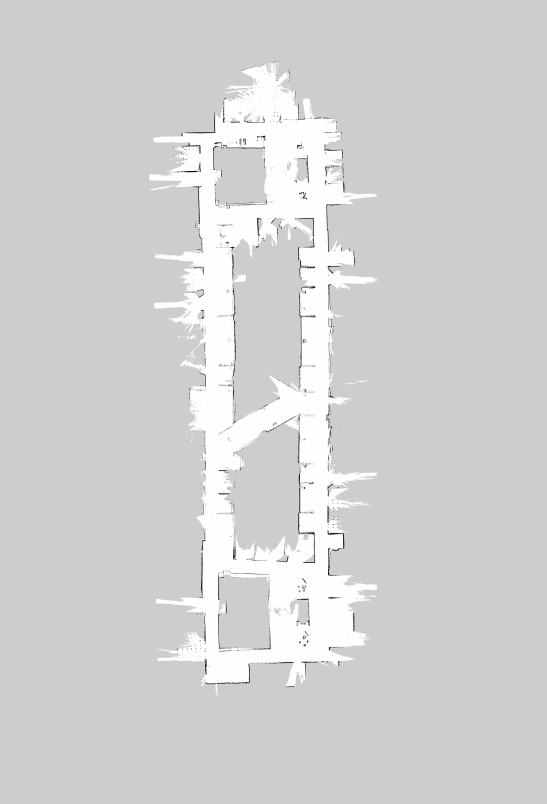
#> input picture Mappen_zijdes/map_new_new_edited.png, 1639 x 2411 px (shown at 1/3 size)
$ python getCoord.py
#> lines starting #> are read from the running program, lines starting #| are printed output that depends on the picture; after the words box and inside, x2 and y2 are one past the last pixel; in counts of white or black regions, pixels touching at a corner belong together
import cv2
import numpy as np
# from win32api import GetSystemMetrics
from tkinter import *
from tkinter.ttk import *

class MouseData:
    def __init__(self):
        self.matrix = None
        self.cell_size = 0
        self.img = None
        self.orig_Img = None
        self.counter = 0
        self.checkpoint_counter = -5
        self.before = None

class GridData:
    def __init__(self):
        self.begin_X = 0
        self.begin_Y = 0
        self.start = 0
        self.end = 0

class StoreData:
    def __init__(self):
        self.G_Data = GridData()
        self.M_Data = MouseData()

def GetPosition(location_map):
    img = cv2.imread(location_map)
    if img is None:
        print("No image to search")
        return None

    hsv_img = cv2.cvtColor(img, cv2.COLOR_BGR2HSV)

    blue = (255, 0, 0)
    blue = cv2.cvtColor(np.uint8([[blue]]), cv2.COLOR_BGR2HSV)[0][0]

    mask = cv2.inRange(hsv_img, blue, blue)

    contours, _ = cv2.findContours(mask, cv2.RETR_EXTERNAL, cv2.CHAIN_APPROX_SIMPLE)

    if contours:
        largest_contour = max(contours, key=cv2.contourArea)

        M = cv2.moments(largest_contour)
        centroid_x = int(M["m10"] / M["m00"])
        centroid_y = int(M["m01"] / M["m00"])

    return centroid_x, centroid_y


def readTxt(filename):
    # Read the contents of the text file
    with open(filename, "r") as file:
        data = file.read()

    # Split the data into separate arrays
    lines = data.split("\n")
    array1 = lines[0].split(",")
    array2 = lines[1].split(",")
    array3 = lines[2].split(",")

    return array1, array2, array3

def setData(img, begin, end, orig_Img):
    longest_dim = max(img.shape[1], img.shape[0])
    cell_size = int(np.ceil(longest_dim / 300))

    u_Data = StoreData()
    u_Data.G_Data.begin_X = begin[0]
    u_Data.G_Data.begin_Y = begin[1]
    u_Data.G_Data.start = begin
    u_Data.G_Data.end = end

    roi = (begin[0], begin[1], end[0] - begin[0], end[1] - begin[1])
    roiImage = img[roi[1]:roi[1]+roi[3], roi[0]:roi[0]+roi[2]]

    width = int(np.ceil(roiImage.shape[1] / cell_size))
    height = int(np.ceil(roiImage.shape[0] / cell_size))

    matrix = [[0] * width for _ in range(height)]

    u_Data.M_Data.matrix = matrix
    u_Data.M_Data.cell_size = cell_size
    u_Data.M_Data.img = img
    u_Data.M_Data.orig_Img = orig_Img

    return matrix, u_Data

def getRoi(img):
    hsv_img = cv2.cvtColor(img, cv2.COLOR_BGR2HSV)

    # Define the lower and upper bounds of the black color range
    lower = np.array([0, 0, 0])
    upper = np.array([180, 255, 30])

    # Create a mask to filter out non-black pixels
    mask = cv2.inRange(hsv_img, lower, upper)

    # Apply the mask to the original image
    maskImg = cv2.bitwise_and(img, img, mask=mask)

    # Find the coordinates of black pixels
    coords = []
    for y in range(mask.shape[0]):
        for x in range(mask.shape[1]):
            if mask[y, x] == 255:
                coords.append((x, y))

    # Find the highest, lowest, leftmost, and rightmost points
    highestPoint = coords[0]
    lowestPoint = coords[0]
    leftmostPoint = coords[0]
    rightmostPoint = coords[0]

    for coord in coords:
        if coord[1] < highestPoint[1]:
            highestPoint = coord
        if coord[1] > lowestPoint[1]:
            lowestPoint = coord
        if coord[0] < leftmostPoint[0]:
            leftmostPoint = coord
        if coord[0] > rightmostPoint[0]:
            rightmostPoint = coord

    startPoint = (leftmostPoint[0], highestPoint[1])  # Starting coordinate of the grid
    endPoint = (rightmostPoint[0], lowestPoint[1])  # Ending coordinate of the grid

    return maskImg, startPoint, endPoint

def makeGridCoords(pixel_x, pixel_y, data, matrix):
    if data.M_Data.before is not None:
        before = data.M_Data.before
        matrix[before[0]][before[1]] = 0

    # Use pixel coordinates as grid cell coordinates
    grid_cell_coordinates = (
        pixel_x // data.M_Data.cell_size,  # Column index
        pixel_y // data.M_Data.cell_size   # Row index
    )

    data.M_Data.before = grid_cell_coordinates

    matrix[grid_cell_coordinates[0]][grid_cell_coordinates[1]] = 1000


    return grid_cell_coordinates

def loadArray(arr1, arr2, arr3, matrix):
    c1 = 1
    c2 = -1

    for cell in arr1:
        x, y = map(int, cell.split("/"))
        matrix[x][y] = c1
        c1 += 1

    for cell in arr2:
        x, y = map(int, cell.split("/"))
        matrix[x][y] = c2
        c2 -= 1

    for cell in arr3:
        x, y = map(int, cell.split("/"))
        matrix[x][y] = 6000


def createGridImage(filename):

    #screenWidth = 1536
    #screenHeight = 450

    root = Tk()

    screen_width = root.winfo_screenwidth()
    screen_height = root.winfo_screenheight()


    orig_Img = cv2.imread(filename, cv2.IMREAD_COLOR)
    if orig_Img is None:
        print("Could not read the image")

    imageAspectRatio = orig_Img.shape[1] / orig_Img.shape[0]

    maxWidth = screen_width
    maxHeight = screen_height

    scaledWidth = maxWidth
    scaledHeight = int(scaledWidth / imageAspectRatio)

    if scaledHeight > maxHeight:
        scaledHeight = maxHeight
        scaledWidth = int(scaledHeight * imageAspectRatio)

    posX = (screen_width - scaledWidth) // 2
    posY = (screen_height - scaledHeight) // 2

    orig_Img = cv2.resize(orig_Img, (scaledWidth, scaledHeight))


    img, begin, end = getRoi(orig_Img)

    position = GetPosition('location.png')
    if position is not None:
        dot_x, dot_y = position
        pixel = (dot_x - begin[0], dot_y - begin[1])
        print(pixel)
    else:
        print("No valid position found.")

    matrix, u_Data = setData(img, begin, end, orig_Img)


    arr1, arr2, arr3 = readTxt("arrays.txt")
    loadArray(arr1, arr2, arr3, matrix)

    grid_coordinates = makeGridCoords(pixel[1], pixel[0], u_Data, matrix)
    print(grid_coordinates)

    return matrix


def main():
    matrix = createGridImage("map_new_new_edited.png")
#> in createGridImage, orig_Img is the input picture: shape (2411, 1639, 3); min 0, max 255, mean 210.3
#> in createGridImage, `orig_Img = cv2.resize(orig_Img, (scaledWidth, scaledHeight))`:
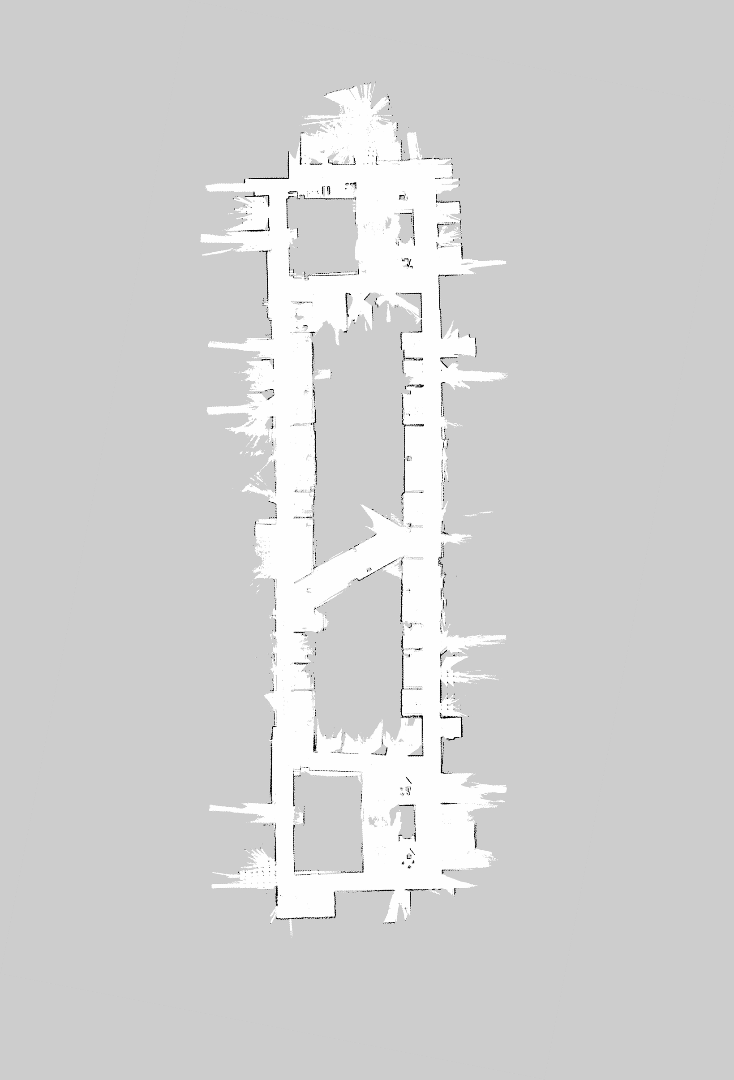
#> orig_Img: shape (1080, 734, 3); min 0, max 255, mean 210.3
#> in getRoi, `hsv_img = cv2.cvtColor(img, cv2.COLOR_BGR2HSV)`: hsv_img: shape (1080, 734, 3); mean H, S, V 0, 0, 210.3
#> in getRoi, `mask = cv2.inRange(hsv_img, lower, upper)`:
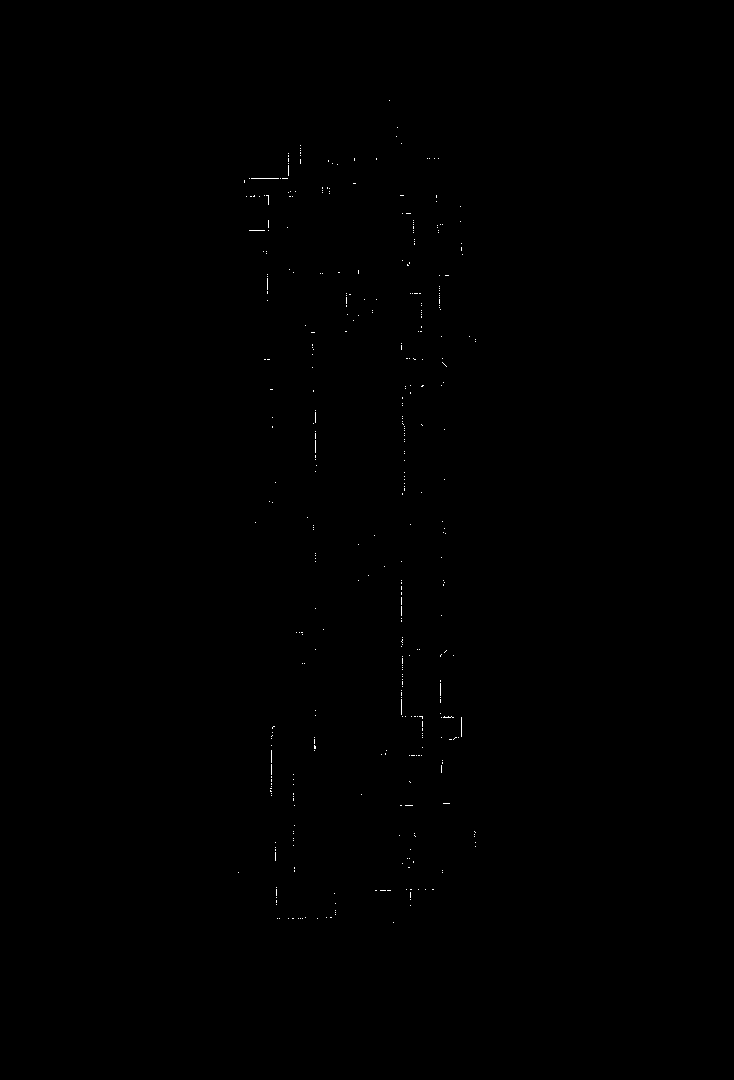
#> mask: shape (1080, 734); 0.11% white in thin lines or dots, all inside (x1, y1, x2, y2) = (238, 100, 476, 923)
#> in createGridImage, `img, begin, end = getRoi(orig_Img)`: begin = (238, 100); end = (475, 922)
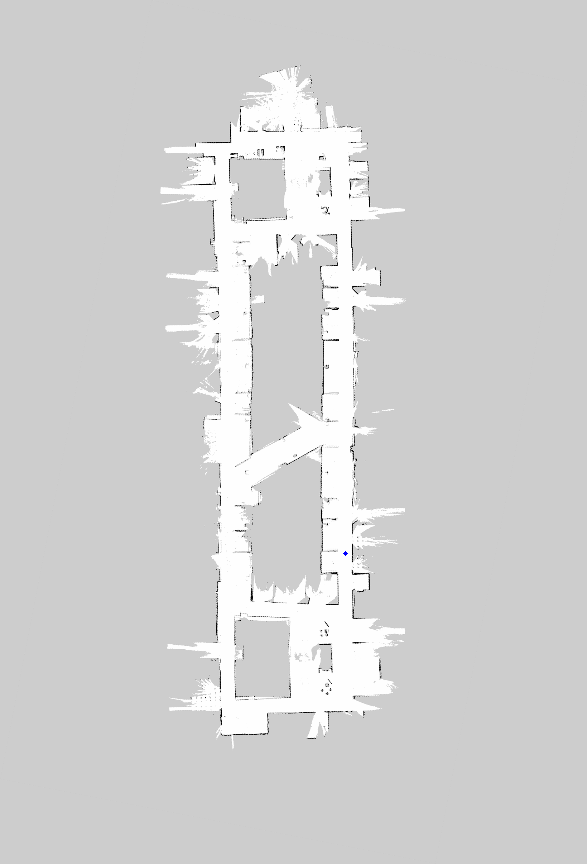
#> input picture location.png, 587 x 864 px, found by its file name
#> in GetPosition, img is the input picture: shape (864, 587, 3); mean B, G, R 210.3, 210.3, 210.3
#> in GetPosition, `hsv_img = cv2.cvtColor(img, cv2.COLOR_BGR2HSV)`: hsv_img: shape (864, 587, 3); mean H, S, V 0, 0, 210.3
#> in GetPosition, `mask = cv2.inRange(hsv_img, blue, blue)`:
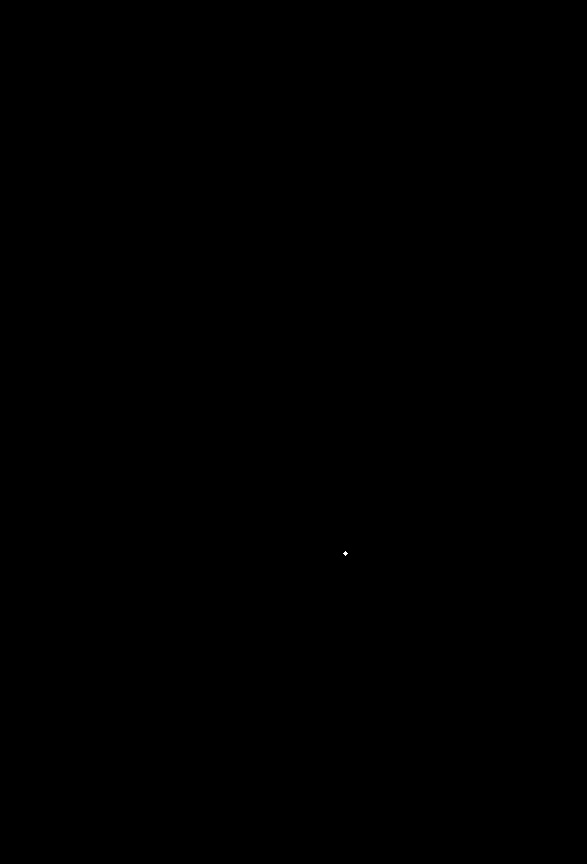
#> mask: shape (864, 587); 0% white in thin lines or dots, all inside (x1, y1, x2, y2) = (343, 551, 348, 556)
#> in GetPosition, `contours, _ = cv2.findContours(mask, cv2.RETR_EXTERNAL, cv2.CHAIN_APPR..`: contours = [[[345, 551], [343, 553], [345, 555], [347, 553]]]
#> in GetPosition, `largest_contour = max(contours, key=cv2.contourArea)`: largest_contour = [[345, 551], [343, 553], [345, 555], [347, 553]]
#> in GetPosition, `M = cv2.moments(largest_contour)`: M = moments, m00 8, centre m10/m00, m01/m00 = (345, 553)
#> in GetPosition, `centroid_x = int(M["m10"] / M["m00"])`: centroid_x = 345
#> in GetPosition, `centroid_y = int(M["m01"] / M["m00"])`: centroid_y = 553
#> in createGridImage, `position = GetPosition('location.png')`: position = (345, 553)
#> in createGridImage, `dot_x, dot_y = position`: dot_x = 345; dot_y = 553
#> in createGridImage, `pixel = (dot_x - begin[0], dot_y - begin[1])`: pixel = (107, 453)
#| (107, 453)
#> in setData, `roi = (begin[0], begin[1], end[0] - begin[0], end[1] - begin[1])`: roi = (238, 100, 237, 822)
#> in setData, `roiImage = img[roi[1]:roi[1]+roi[3], roi[0]:roi[0]+roi[2]]`:
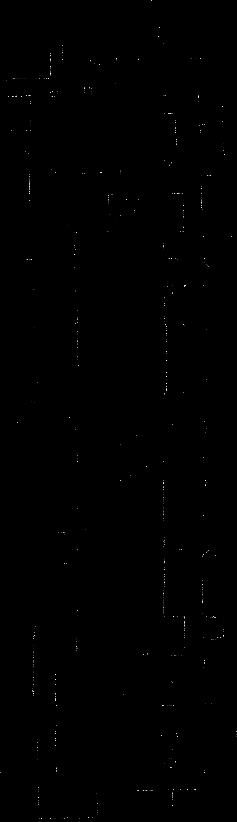
#> roiImage: shape (822, 237, 3); min 0, max 30, mean 0; drawn with min black and max white
#> in createGridImage, `matrix, u_Data = setData(img, begin, end, orig_Img)`: matrix = 206 items

if __name__ == '__main__':
#> (the run stopped early here; a loop or call above may not have finished)
